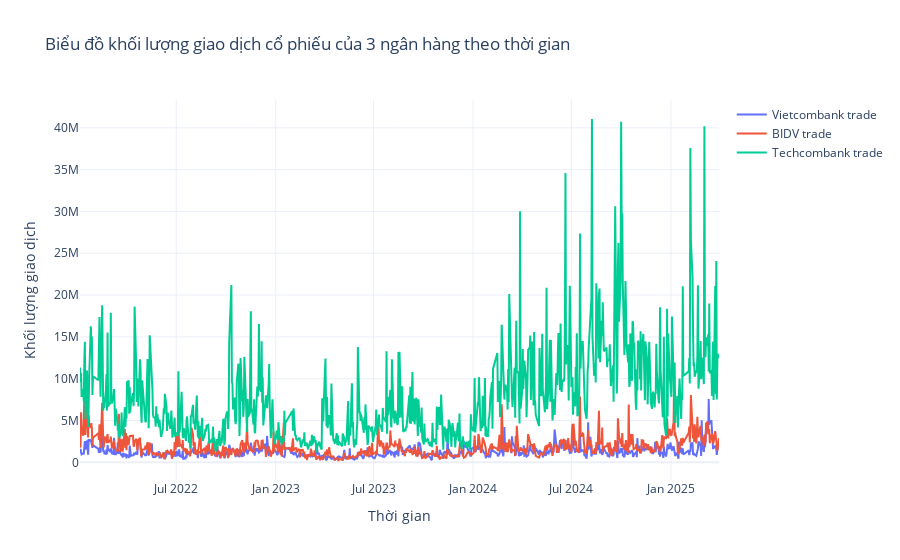

The notebook cell saved with this chart:
### Code cell
fig = go.Figure()

fig.add_trace(go.Scatter(x=vcb_trade["Time"].values, y=vcb_trade["Volume"].values, name=f"Vietcombank trade"))
fig.add_trace(go.Scatter(x=bid_trade["Time"].values, y=bid_trade["Volume"].values, name=f"BIDV trade"))
fig.add_trace(go.Scatter(x=tcb_trade["Time"].values, y=tcb_trade["Volume"].values, name=f"Techcombank trade"))

fig.update_layout(
    title=f"Biểu đồ khối lượng giao dịch cổ phiếu của 3 ngân hàng theo thời gian",
    xaxis_title="Thời gian",
    yaxis_title="Khối lượng giao dịch",
    plot_bgcolor="rgba(0, 0, 0, 0)",
    template="plotly_white"
)

fig.show()

### Figure 1 — Plotly figure (JSON) as saved in the notebook; plotly's stock layout.template omitted (floating-point values rounded to 4 significant figures; data arrays with more than 128 entries replaced by an {"elided": "..."} marker saying what was removed)
{"data": [{"name": "Vietcombank trade", "type": "scatter", "x": {"elided": "806 str values"}, "y": {"elided": "806 int values"}}, {"name": "BIDV trade", "type": "scatter", "x": {"elided": "806 str values"}, "y": {"elided": "806 int values"}}, {"name": "Techcombank trade", "type": "scatter", "x": {"elided": "806 str values"}, "y": {"elided": "806 int values"}}], "layout": {"plot_bgcolor": "rgba(0, 0, 0, 0)", "title": {"text": "Biểu đồ khối lượng giao dịch cổ phiếu của 3 ngân hàng theo thời gian"}, "xaxis": {"title": {"text": "Thời gian"}}, "yaxis": {"title": {"text": "Khối lượng giao dịch"}}}}
